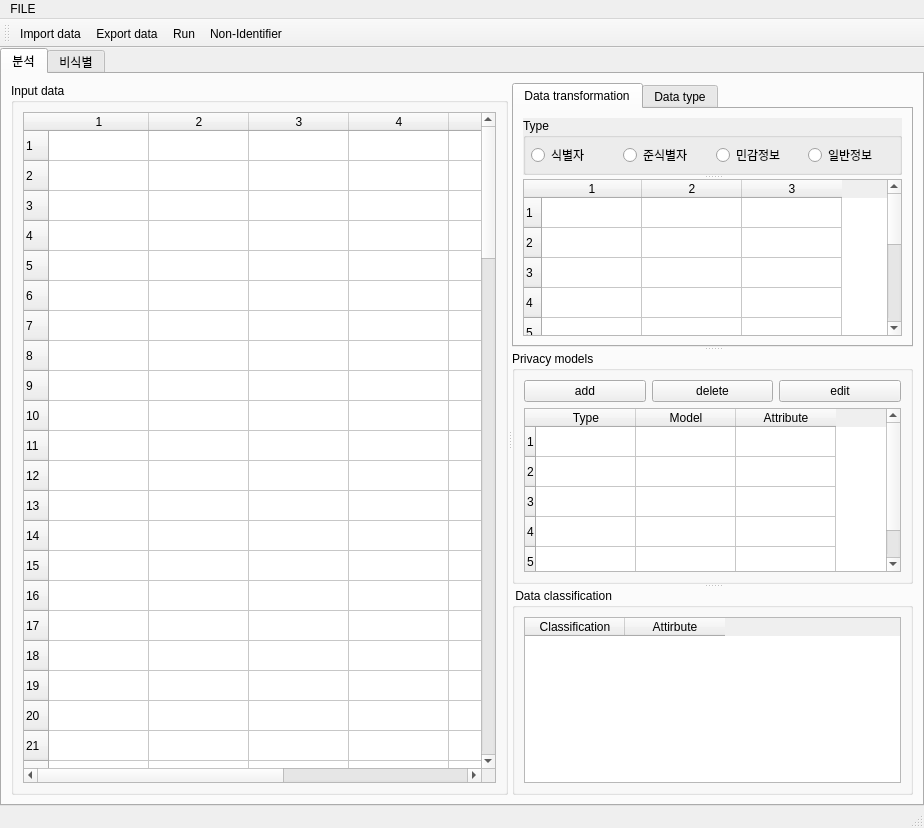
<?xml version="1.0" encoding="UTF-8"?>
<ui version="4.0">
 <class>mainwindow</class>
 <widget class="QMainWindow" name="mainwindow">
  <property name="enabled">
   <bool>true</bool>
  </property>
  <property name="geometry">
   <rect>
    <x>0</x>
    <y>0</y>
    <width>924</width>
    <height>828</height>
   </rect>
  </property>
  <property name="sizePolicy">
   <sizepolicy hsizetype="Preferred" vsizetype="Preferred">
    <horstretch>0</horstretch>
    <verstretch>0</verstretch>
   </sizepolicy>
  </property>
  <property name="windowTitle">
   <string>NonIdetifier_D&amp;D</string>
  </property>
  <property name="windowIcon">
   <iconset>
    <normaloff>../../../../../Documents/brotherinvest/이미지/kshield.jpg</normaloff>
    <normalon>../../../../../Documents/brotherinvest/이미지/kshield.jpg</normalon>../../../../../Documents/brotherinvest/이미지/kshield.jpg</iconset>
  </property>
  <widget class="QWidget" name="centralwidget">
   <property name="sizePolicy">
    <sizepolicy hsizetype="Preferred" vsizetype="Preferred">
     <horstretch>0</horstretch>
     <verstretch>0</verstretch>
    </sizepolicy>
   </property>
   <layout class="QGridLayout" name="gridLayout">
    <property name="leftMargin">
     <number>0</number>
    </property>
    <property name="topMargin">
     <number>0</number>
    </property>
    <property name="rightMargin">
     <number>0</number>
    </property>
    <property name="bottomMargin">
     <number>0</number>
    </property>
    <item row="0" column="0">
     <widget class="QTabWidget" name="tabWidget">
      <property name="sizePolicy">
       <sizepolicy hsizetype="Preferred" vsizetype="Preferred">
        <horstretch>0</horstretch>
        <verstretch>0</verstretch>
       </sizepolicy>
      </property>
      <property name="currentIndex">
       <number>0</number>
      </property>
      <widget class="QWidget" name="AnalysisTab">
       <property name="sizePolicy">
        <sizepolicy hsizetype="Preferred" vsizetype="Preferred">
         <horstretch>0</horstretch>
         <verstretch>0</verstretch>
        </sizepolicy>
       </property>
       <attribute name="title">
        <string>분석</string>
       </attribute>
       <layout class="QVBoxLayout" name="verticalLayout">
        <item>
         <widget class="QSplitter" name="splitter_2">
          <property name="sizePolicy">
           <sizepolicy hsizetype="Expanding" vsizetype="Preferred">
            <horstretch>0</horstretch>
            <verstretch>0</verstretch>
           </sizepolicy>
          </property>
          <property name="orientation">
           <enum>Qt::Horizontal</enum>
          </property>
          <widget class="QGroupBox" name="INPUTbox">
           <property name="sizePolicy">
            <sizepolicy hsizetype="Preferred" vsizetype="Preferred">
             <horstretch>0</horstretch>
             <verstretch>0</verstretch>
            </sizepolicy>
           </property>
           <property name="title">
            <string>Input data</string>
           </property>
           <layout class="QGridLayout" name="gridLayout_2">
            <item row="0" column="0">
             <widget class="QTableWidget" name="INPUTtable">
              <property name="sizePolicy">
               <sizepolicy hsizetype="Preferred" vsizetype="Preferred">
                <horstretch>0</horstretch>
                <verstretch>0</verstretch>
               </sizepolicy>
              </property>
              <property name="rowCount">
               <number>100</number>
              </property>
              <property name="columnCount">
               <number>7</number>
              </property>
              <row/>
              <row/>
              <row/>
              <row/>
              <row/>
              <row/>
              <row/>
              <row/>
              <row/>
              <row/>
              <row/>
              <row/>
              <row/>
              <row/>
              <row/>
              <row/>
              <row/>
              <row/>
              <row/>
              <row/>
              <row/>
              <row/>
              <row/>
              <row/>
              <row/>
              <row/>
              <row/>
              <row/>
              <row/>
              <row/>
              <row/>
              <row/>
              <row/>
              <row/>
              <row/>
              <row/>
              <row/>
              <row/>
              <row/>
              <row/>
              <row/>
              <row/>
              <row/>
              <row/>
              <row/>
              <row/>
              <row/>
              <row/>
              <row/>
              <row/>
              <row/>
              <row/>
              <row/>
              <row/>
              <row/>
              <row/>
              <row/>
              <row/>
              <row/>
              <row/>
              <row/>
              <row/>
              <row/>
              <row/>
              <row/>
              <row/>
              <row/>
              <row/>
              <row/>
              <row/>
              <row/>
              <row/>
              <row/>
              <row/>
              <row/>
              <row/>
              <row/>
              <row/>
              <row/>
              <row/>
              <row/>
              <row/>
              <row/>
              <row/>
              <row/>
              <row/>
              <row/>
              <row/>
              <row/>
              <row/>
              <row/>
              <row/>
              <row/>
              <row/>
              <row/>
              <row/>
              <row/>
              <row/>
              <row/>
              <row/>
              <column/>
              <column/>
              <column/>
              <column/>
              <column/>
              <column/>
              <column/>
             </widget>
            </item>
           </layout>
          </widget>
          <widget class="QSplitter" name="splitter_3">
           <property name="sizePolicy">
            <sizepolicy hsizetype="Preferred" vsizetype="Expanding">
             <horstretch>0</horstretch>
             <verstretch>0</verstretch>
            </sizepolicy>
           </property>
           <property name="orientation">
            <enum>Qt::Vertical</enum>
           </property>
           <widget class="QTabWidget" name="DATAtab">
            <property name="sizePolicy">
             <sizepolicy hsizetype="Preferred" vsizetype="Preferred">
              <horstretch>0</horstretch>
              <verstretch>0</verstretch>
             </sizepolicy>
            </property>
            <property name="maximumSize">
             <size>
              <width>401</width>
              <height>16777215</height>
             </size>
            </property>
            <property name="currentIndex">
             <number>0</number>
            </property>
            <widget class="QWidget" name="DTtab">
             <property name="sizePolicy">
              <sizepolicy hsizetype="Preferred" vsizetype="Preferred">
               <horstretch>0</horstretch>
               <verstretch>0</verstretch>
              </sizepolicy>
             </property>
             <attribute name="title">
              <string>Data transformation</string>
             </attribute>
             <layout class="QHBoxLayout" name="horizontalLayout_2">
              <item>
               <widget class="QSplitter" name="splitter">
                <property name="sizePolicy">
                 <sizepolicy hsizetype="Preferred" vsizetype="Preferred">
                  <horstretch>0</horstretch>
                  <verstretch>0</verstretch>
                 </sizepolicy>
                </property>
                <property name="orientation">
                 <enum>Qt::Vertical</enum>
                </property>
                <widget class="QGroupBox" name="TYPE4">
                 <property name="sizePolicy">
                  <sizepolicy hsizetype="Preferred" vsizetype="Preferred">
                   <horstretch>0</horstretch>
                   <verstretch>0</verstretch>
                  </sizepolicy>
                 </property>
                 <property name="layoutDirection">
                  <enum>Qt::LeftToRight</enum>
                 </property>
                 <property name="autoFillBackground">
                  <bool>true</bool>
                 </property>
                 <property name="title">
                  <string>Type</string>
                 </property>
                 <layout class="QGridLayout" name="gridLayout_3">
                  <property name="leftMargin">
                   <number>5</number>
                  </property>
                  <property name="topMargin">
                   <number>5</number>
                  </property>
                  <property name="rightMargin">
                   <number>5</number>
                  </property>
                  <property name="bottomMargin">
                   <number>5</number>
                  </property>
                  <item row="0" column="3">
                   <widget class="QRadioButton" name="GI">
                    <property name="text">
                     <string>일반정보</string>
                    </property>
                   </widget>
                  </item>
                  <item row="0" column="2">
                   <widget class="QRadioButton" name="SA">
                    <property name="text">
                     <string>민감정보</string>
                    </property>
                   </widget>
                  </item>
                  <item row="0" column="1">
                   <widget class="QRadioButton" name="QD">
                    <property name="text">
                     <string>준식별자</string>
                    </property>
                   </widget>
                  </item>
                  <item row="0" column="0">
                   <widget class="QRadioButton" name="ID">
                    <property name="text">
                     <string>식별자</string>
                    </property>
                   </widget>
                  </item>
                 </layout>
                </widget>
                <widget class="QTableWidget" name="DTtable">
                 <property name="sizePolicy">
                  <sizepolicy hsizetype="Preferred" vsizetype="Preferred">
                   <horstretch>0</horstretch>
                   <verstretch>0</verstretch>
                  </sizepolicy>
                 </property>
                 <property name="rowCount">
                  <number>10</number>
                 </property>
                 <property name="columnCount">
                  <number>3</number>
                 </property>
                 <row/>
                 <row/>
                 <row/>
                 <row/>
                 <row/>
                 <row/>
                 <row/>
                 <row/>
                 <row/>
                 <row/>
                 <column/>
                 <column/>
                 <column/>
                </widget>
               </widget>
              </item>
             </layout>
            </widget>
            <widget class="QWidget" name="TYPEtab">
             <property name="sizePolicy">
              <sizepolicy hsizetype="Preferred" vsizetype="Preferred">
               <horstretch>0</horstretch>
               <verstretch>0</verstretch>
              </sizepolicy>
             </property>
             <attribute name="title">
              <string>Data type</string>
             </attribute>
             <layout class="QGridLayout" name="gridLayout_4">
              <item row="0" column="0">
               <widget class="QTableWidget" name="typeTable">
                <property name="sizePolicy">
                 <sizepolicy hsizetype="Preferred" vsizetype="Preferred">
                  <horstretch>0</horstretch>
                  <verstretch>0</verstretch>
                 </sizepolicy>
                </property>
                <property name="rowCount">
                 <number>5</number>
                </property>
                <row/>
                <row/>
                <row/>
                <row/>
                <row/>
                <column>
                 <property name="text">
                  <string>Column Name</string>
                 </property>
                </column>
                <column>
                 <property name="text">
                  <string>Data type</string>
                 </property>
                </column>
                <column>
                 <property name="text">
                  <string>ID</string>
                 </property>
                </column>
               </widget>
              </item>
             </layout>
            </widget>
           </widget>
           <widget class="QGroupBox" name="PMbox">
            <property name="sizePolicy">
             <sizepolicy hsizetype="Preferred" vsizetype="Preferred">
              <horstretch>0</horstretch>
              <verstretch>0</verstretch>
             </sizepolicy>
            </property>
            <property name="title">
             <string>Privacy models</string>
            </property>
            <layout class="QGridLayout" name="gridLayout_6">
             <item row="0" column="0">
              <layout class="QHBoxLayout" name="horizontalLayout">
               <item>
                <widget class="QPushButton" name="PMadd">
                 <property name="sizePolicy">
                  <sizepolicy hsizetype="Preferred" vsizetype="Fixed">
                   <horstretch>0</horstretch>
                   <verstretch>0</verstretch>
                  </sizepolicy>
                 </property>
                 <property name="text">
                  <string>add</string>
                 </property>
                </widget>
               </item>
               <item>
                <widget class="QPushButton" name="PMdelete">
                 <property name="sizePolicy">
                  <sizepolicy hsizetype="Preferred" vsizetype="Fixed">
                   <horstretch>0</horstretch>
                   <verstretch>0</verstretch>
                  </sizepolicy>
                 </property>
                 <property name="text">
                  <string>delete</string>
                 </property>
                </widget>
               </item>
               <item>
                <widget class="QPushButton" name="PMedit">
                 <property name="sizePolicy">
                  <sizepolicy hsizetype="Preferred" vsizetype="Fixed">
                   <horstretch>0</horstretch>
                   <verstretch>0</verstretch>
                  </sizepolicy>
                 </property>
                 <property name="text">
                  <string>edit</string>
                 </property>
                </widget>
               </item>
              </layout>
             </item>
             <item row="1" column="0">
              <widget class="QTableWidget" name="PMtable">
               <property name="sizePolicy">
                <sizepolicy hsizetype="Preferred" vsizetype="Preferred">
                 <horstretch>0</horstretch>
                 <verstretch>0</verstretch>
                </sizepolicy>
               </property>
               <property name="sizeAdjustPolicy">
                <enum>QAbstractScrollArea::AdjustIgnored</enum>
               </property>
               <property name="rowCount">
                <number>5</number>
               </property>
               <row/>
               <row/>
               <row/>
               <row/>
               <row/>
               <column>
                <property name="text">
                 <string>Type</string>
                </property>
               </column>
               <column>
                <property name="text">
                 <string>Model</string>
                </property>
               </column>
               <column>
                <property name="text">
                 <string>Attribute</string>
                </property>
               </column>
              </widget>
             </item>
            </layout>
           </widget>
           <widget class="QGroupBox" name="DCbox">
            <property name="sizePolicy">
             <sizepolicy hsizetype="Preferred" vsizetype="Preferred">
              <horstretch>0</horstretch>
              <verstretch>0</verstretch>
             </sizepolicy>
            </property>
            <property name="title">
             <string> Data classification</string>
            </property>
            <layout class="QGridLayout" name="gridLayout_5">
             <item row="0" column="0">
              <widget class="QTableWidget" name="DYPEtable_2">
               <property name="sizePolicy">
                <sizepolicy hsizetype="Preferred" vsizetype="Preferred">
                 <horstretch>0</horstretch>
                 <verstretch>0</verstretch>
                </sizepolicy>
               </property>
               <column>
                <property name="text">
                 <string>Classification</string>
                </property>
               </column>
               <column>
                <property name="text">
                 <string>Attirbute</string>
                </property>
               </column>
              </widget>
             </item>
            </layout>
           </widget>
          </widget>
         </widget>
        </item>
       </layout>
      </widget>
      <widget class="QWidget" name="DeidentifierTab">
       <property name="sizePolicy">
        <sizepolicy hsizetype="Preferred" vsizetype="Preferred">
         <horstretch>0</horstretch>
         <verstretch>0</verstretch>
        </sizepolicy>
       </property>
       <attribute name="title">
        <string>비식별</string>
       </attribute>
       <layout class="QGridLayout" name="gridLayout_9">
        <item row="0" column="1">
         <widget class="QGroupBox" name="OUTPUTDATAbox">
          <property name="sizePolicy">
           <sizepolicy hsizetype="Preferred" vsizetype="Preferred">
            <horstretch>0</horstretch>
            <verstretch>0</verstretch>
           </sizepolicy>
          </property>
          <property name="title">
           <string>Output data</string>
          </property>
          <layout class="QGridLayout" name="gridLayout_8">
           <item row="0" column="0">
            <widget class="QTableWidget" name="OUTPUTDATAtable_">
             <property name="sizePolicy">
              <sizepolicy hsizetype="Preferred" vsizetype="Preferred">
               <horstretch>0</horstretch>
               <verstretch>0</verstretch>
              </sizepolicy>
             </property>
             <property name="rowCount">
              <number>100</number>
             </property>
             <property name="columnCount">
              <number>7</number>
             </property>
             <row/>
             <row/>
             <row/>
             <row/>
             <row/>
             <row/>
             <row/>
             <row/>
             <row/>
             <row/>
             <row/>
             <row/>
             <row/>
             <row/>
             <row/>
             <row/>
             <row/>
             <row/>
             <row/>
             <row/>
             <row/>
             <row/>
             <row/>
             <row/>
             <row/>
             <row/>
             <row/>
             <row/>
             <row/>
             <row/>
             <row/>
             <row/>
             <row/>
             <row/>
             <row/>
             <row/>
             <row/>
             <row/>
             <row/>
             <row/>
             <row/>
             <row/>
             <row/>
             <row/>
             <row/>
             <row/>
             <row/>
             <row/>
             <row/>
             <row/>
             <row/>
             <row/>
             <row/>
             <row/>
             <row/>
             <row/>
             <row/>
             <row/>
             <row/>
             <row/>
             <row/>
             <row/>
             <row/>
             <row/>
             <row/>
             <row/>
             <row/>
             <row/>
             <row/>
             <row/>
             <row/>
             <row/>
             <row/>
             <row/>
             <row/>
             <row/>
             <row/>
             <row/>
             <row/>
             <row/>
             <row/>
             <row/>
             <row/>
             <row/>
             <row/>
             <row/>
             <row/>
             <row/>
             <row/>
             <row/>
             <row/>
             <row/>
             <row/>
             <row/>
             <row/>
             <row/>
             <row/>
             <row/>
             <row/>
             <row/>
             <column/>
             <column/>
             <column/>
             <column/>
             <column/>
             <column/>
             <column/>
            </widget>
           </item>
          </layout>
         </widget>
        </item>
        <item row="0" column="0">
         <widget class="QGroupBox" name="INPUTDATAbox">
          <property name="sizePolicy">
           <sizepolicy hsizetype="Preferred" vsizetype="Preferred">
            <horstretch>0</horstretch>
            <verstretch>0</verstretch>
           </sizepolicy>
          </property>
          <property name="title">
           <string>Input data</string>
          </property>
          <layout class="QGridLayout" name="gridLayout_7">
           <item row="0" column="0">
            <widget class="QTableWidget" name="INPUTDATAtable">
             <property name="sizePolicy">
              <sizepolicy hsizetype="Preferred" vsizetype="Preferred">
               <horstretch>0</horstretch>
               <verstretch>0</verstretch>
              </sizepolicy>
             </property>
             <property name="rowCount">
              <number>100</number>
             </property>
             <property name="columnCount">
              <number>7</number>
             </property>
             <row/>
             <row/>
             <row/>
             <row/>
             <row/>
             <row/>
             <row/>
             <row/>
             <row/>
             <row/>
             <row/>
             <row/>
             <row/>
             <row/>
             <row/>
             <row/>
             <row/>
             <row/>
             <row/>
             <row/>
             <row/>
             <row/>
             <row/>
             <row/>
             <row/>
             <row/>
             <row/>
             <row/>
             <row/>
             <row/>
             <row/>
             <row/>
             <row/>
             <row/>
             <row/>
             <row/>
             <row/>
             <row/>
             <row/>
             <row/>
             <row/>
             <row/>
             <row/>
             <row/>
             <row/>
             <row/>
             <row/>
             <row/>
             <row/>
             <row/>
             <row/>
             <row/>
             <row/>
             <row/>
             <row/>
             <row/>
             <row/>
             <row/>
             <row/>
             <row/>
             <row/>
             <row/>
             <row/>
             <row/>
             <row/>
             <row/>
             <row/>
             <row/>
             <row/>
             <row/>
             <row/>
             <row/>
             <row/>
             <row/>
             <row/>
             <row/>
             <row/>
             <row/>
             <row/>
             <row/>
             <row/>
             <row/>
             <row/>
             <row/>
             <row/>
             <row/>
             <row/>
             <row/>
             <row/>
             <row/>
             <row/>
             <row/>
             <row/>
             <row/>
             <row/>
             <row/>
             <row/>
             <row/>
             <row/>
             <row/>
             <column/>
             <column/>
             <column/>
             <column/>
             <column/>
             <column/>
             <column/>
            </widget>
           </item>
          </layout>
         </widget>
        </item>
        <item row="1" column="0">
         <widget class="QGroupBox" name="inputGraphBox">
          <property name="title">
           <string>Input graph</string>
          </property>
          <widget class="MplWidget" name="inputGraph" native="true">
           <property name="geometry">
            <rect>
             <x>10</x>
             <y>30</y>
             <width>411</width>
             <height>311</height>
            </rect>
           </property>
          </widget>
         </widget>
        </item>
        <item row="1" column="1">
         <widget class="QGroupBox" name="outputGraphBox">
          <property name="title">
           <string>Output graph</string>
          </property>
          <widget class="MplWidget" name="outputGraph" native="true">
           <property name="geometry">
            <rect>
             <x>10</x>
             <y>30</y>
             <width>411</width>
             <height>341</height>
            </rect>
           </property>
          </widget>
         </widget>
        </item>
       </layout>
      </widget>
     </widget>
    </item>
   </layout>
  </widget>
  <widget class="QStatusBar" name="statusbar"/>
  <widget class="QToolBar" name="toolBar">
   <property name="windowTitle">
    <string>toolBar</string>
   </property>
   <attribute name="toolBarArea">
    <enum>TopToolBarArea</enum>
   </attribute>
   <attribute name="toolBarBreak">
    <bool>false</bool>
   </attribute>
   <addaction name="actionimport_data"/>
   <addaction name="actionsave_data"/>
   <addaction name="actionRun"/>
   <addaction name="actionNonIdentifier"/>
  </widget>
  <widget class="QMenuBar" name="menuBar">
   <property name="geometry">
    <rect>
     <x>0</x>
     <y>0</y>
     <width>924</width>
     <height>26</height>
    </rect>
   </property>
   <widget class="QMenu" name="menuFILE">
    <property name="title">
     <string>FILE</string>
    </property>
    <addaction name="actionimport_data"/>
    <addaction name="actionsave_data"/>
    <addaction name="actionEXIT"/>
   </widget>
   <addaction name="menuFILE"/>
  </widget>
  <action name="actionimport_data">
   <property name="text">
    <string>Import data</string>
   </property>
  </action>
  <action name="actionsave_data">
   <property name="text">
    <string>Export data</string>
   </property>
  </action>
  <action name="actionEXIT">
   <property name="text">
    <string>EXIT</string>
   </property>
  </action>
  <action name="actionRun">
   <property name="text">
    <string>Run</string>
   </property>
  </action>
  <action name="actionStop">
   <property name="text">
    <string>Stop</string>
   </property>
  </action>
  <action name="actionNonIdentifier">
   <property name="text">
    <string>Non-Identifier</string>
   </property>
  </action>
  <action name="actionnew_project">
   <property name="text">
    <string>new project</string>
   </property>
  </action>
 </widget>
 <customwidgets>
  <customwidget>
   <class>MplWidget</class>
   <extends>QWidget</extends>
   <header location="global">mplwidget.h</header>
   <container>1</container>
  </customwidget>
 </customwidgets>
 <resources/>
 <connections/>
</ui>
